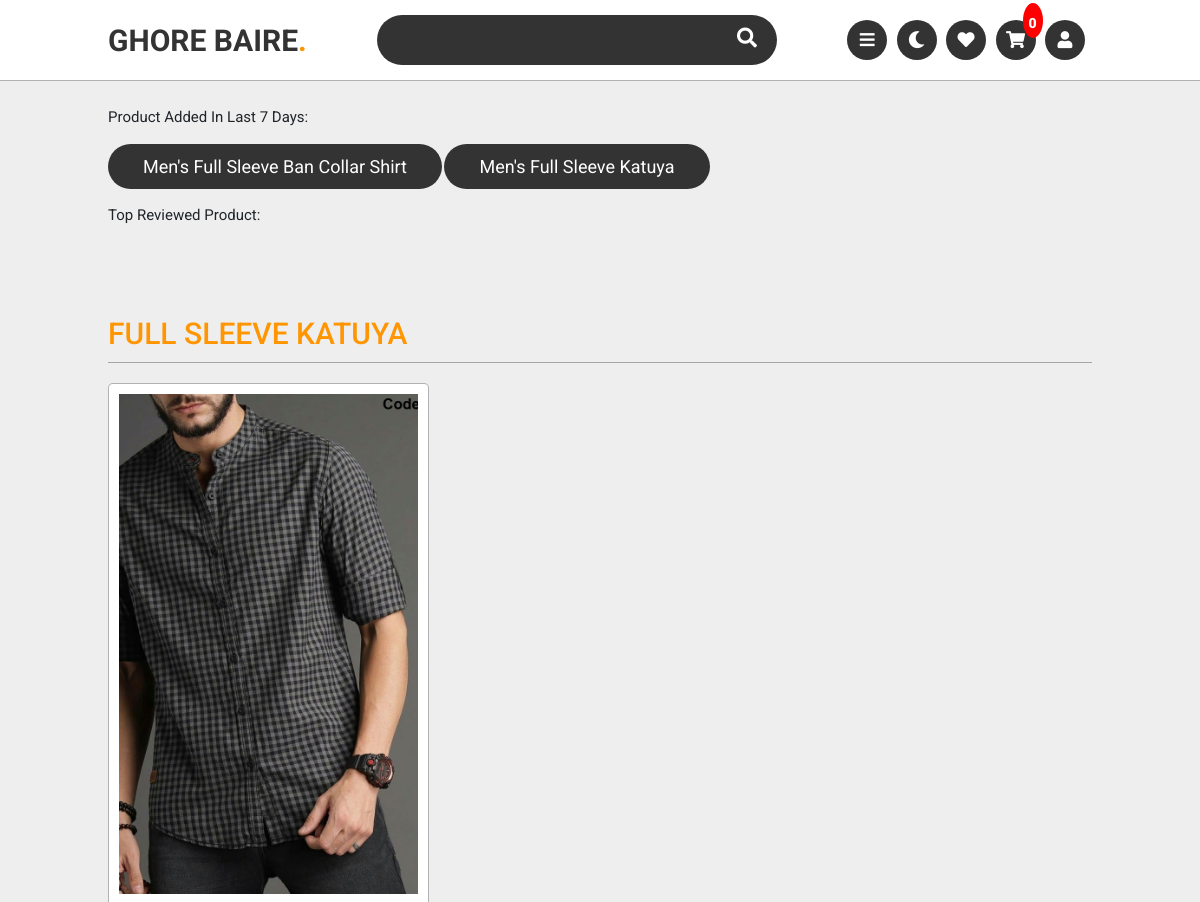
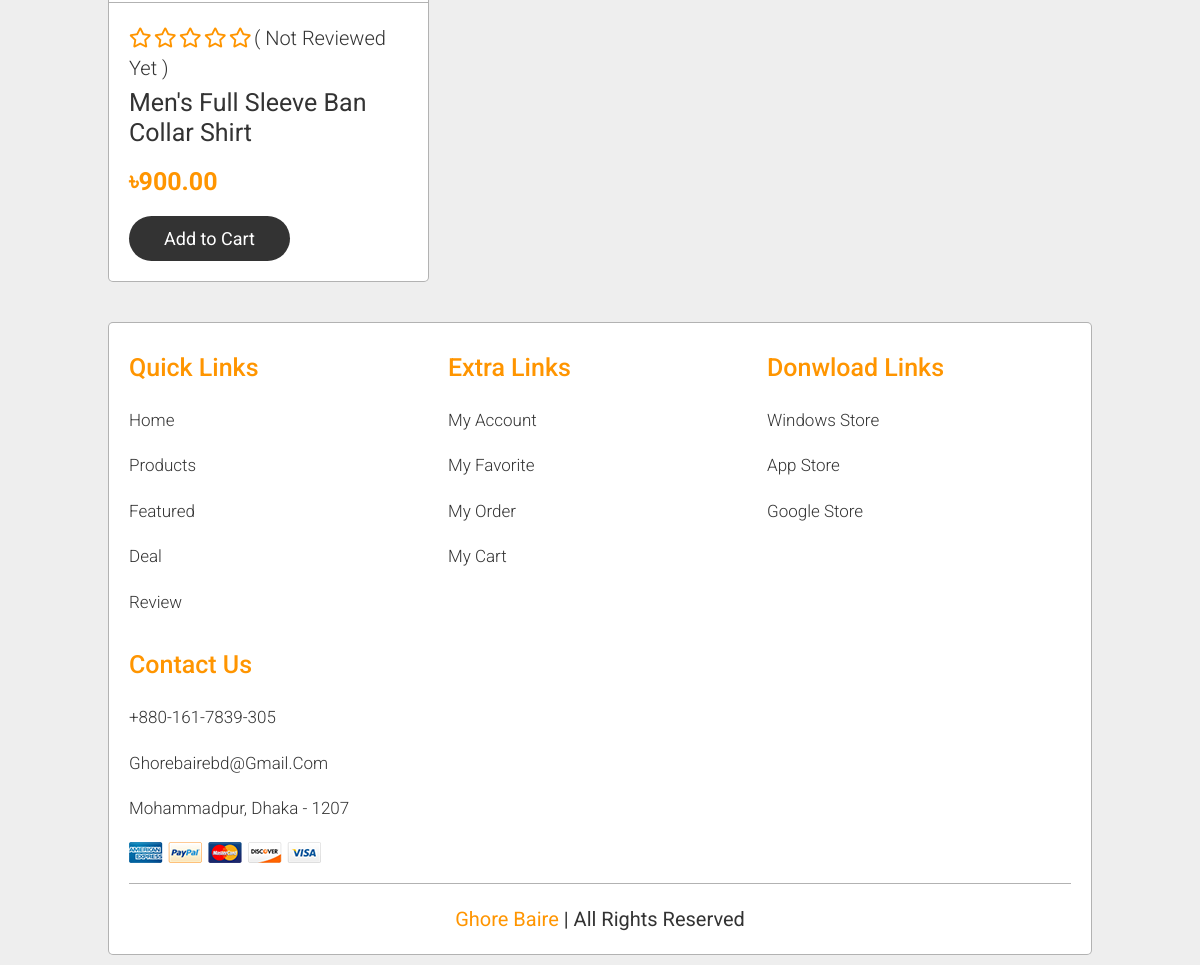
Screenshot of /products/ with the database file from the repository (2 pictures, top to bottom).
### store/models.py (models this page shows, shortened)
class Product(models.Model):
    FOR = (
        ('woman','Woman'),
        ('man', 'Man')
    )
    shopowner = models.ForeignKey(ShopOwner, null=True, on_delete= models.CASCADE)
    name = models.CharField(max_length=200,blank = True, null=True)
    price = models.FloatField(default=0,null=True)
    category = models.ManyToManyField(Category)
    description = models.CharField(max_length=2000, null=True,blank=True)
    date_created = models.DateTimeField(auto_now_add=True, null=True)
    quantity = models.CharField(max_length=100,blank = True, null=True)
    digital = models.BooleanField(default=False, null=True, blank=False)
    color = models.ManyToManyField(Color)
    size = models.ManyToManyField(Size)
    stock = models.IntegerField(default=0, null = True,blank = True)
    discount = models.IntegerField(default=0, null = True,blank = True)
    discount_amount = models.FloatField(default=0, null = True,blank = True)
    rate = models.FloatField(default=0, null = True,blank = True)
    featured = models.BooleanField(default=False,blank=True,null=True)
    c_for = models.CharField(max_length=200,blank=True, null=True,choices=FOR)

class Category(models.Model):
    name = models.CharField(max_length=200, null=True)

class ProductImages(models.Model):
    product =  models.ForeignKey(Product, null=True, on_delete= models.CASCADE)
    img = models.ImageField(default="product-pic.jpg",null = True,blank = True)

### store/views.py (the view)
# urls.py: path('products/',views.products,name="products"),
def products(request):
    if request.user.is_authenticated:
        customer = request.user.customer
        order, created = Order.objects.get_or_create(customer=customer, complete=False)
        cartItems = order.get_cart_items
    else:
        cookieData = cookieCart(request)
        cartItems = cookieData['cartItems']
        order = cookieData['order']
        items = cookieData['items']
    products = Product.objects.all().order_by('-discount_amount','-discount','rate','-stock','-date_created')
    categorys = Category.objects.all()
    for i in categorys:
        i.products = products.filter(category = i)
        for j in i.products:
            j.images = ProductImages.objects.filter(product = j)[:1]
            j.total_review = Review.objects.filter(product = j).count()
    product_week = Product.objects.filter(date_created__gt=(datetime.datetime.now()- timedelta(days=7))).order_by('-date_created')
    top_reviewed = Product.objects.all().order_by('-rate')
    context = {
        'categorys':categorys,
        'i.products':i.products,
        'j.images':j.images,
        'j.total_review':j.total_review,
        'top_reviewed':top_reviewed,
        'product_week':product_week,
        'cartItems':cartItems
        }
    return render(request, "store/products.html",context)

### store/utils.py (called while the page is built, shortened)
def cookieCart(request):
    try:
        cart = json.loads(request.COOKIES['cart'])
    except:
        cart = {}
    items = []
    order = {'get_cart_total':0, 'get_cart_items':0,'shipping':False}
    cartItems = order['get_cart_items']
    cartTotal = order['get_cart_total']
    return {"order":order,"items":items,"cartItems":cartItems,'cartTotal':cartTotal}

### store/templates/store/products.html (shortened to what this page needs)
{% extends 'main.html' %}
{% block main %}
<br>
<section>
    <div class="row">
        <div class="col-md-12">
          <p>Product added in last 7 days: </p>
          <div class="product_week" style="height: 50px; overflow: auto;">
            {% for i in product_week %}
            <a href="{% url 'store:product_view' i.id %}" class="btn1 btn-outline-info" style="margin-top: 5px;">{{i.name}}</a>
            {% endfor %}
          </div><br>
          <p>Top Reviewed Product: </p>
          <div class="top_reviewed" style="height: 50px; overflow: auto;">
          </div>
        </div>
    </div>
</section>
<section class="products" id="products">
    {% for i in categorys %}
    {% if i.products %}
    <a href="/{{i.products.c_for}}/{{i.id}}"><h1 class="heading">  <span> {{i.name}}</span> </h1></a>
<div class="swiper-container product-slider gap">
    <div class="swiper-wrapper" id="live-filter">
        {% for j in i.products %}
        <div class="swiper-slide">
            <div class="slide">
                <div class="image">
                    {% for k in j.images %}
                        <img src="{{ k.img.url }}" alt="">
                    {% endfor %}
                </div>
                <div class="content">
                    <div class="stars">
                        {% if j.rate <= 0 %}
                        <i class="far fa-star"></i>
                        <i class="far fa-star"></i>
                        <i class="far fa-star"></i>
                        <i class="far fa-star"></i>
                        <i class="far fa-star"></i>
                        {% elif j.rate <= 1 %}
                        <i class="fas fa-star"></i>
                        <i class="far fa-star"></i>
                        <i class="far fa-star"></i>
                        <i class="far fa-star"></i>
                        <i class="far fa-star"></i>
                        {% elif j.rate <= 2 %}
                        <i class="fas fa-star"></i>
                        <i class="fas fa-star"></i>
                        <i class="far fa-star"></i>
                        <i class="far fa-star"></i>
                        <i class="far fa-star"></i>
                        {% elif j.rate <= 3 %}
                        <i class="fas fa-star"></i>
                        <i class="fas fa-star"></i>
                        <i class="fas fa-star"></i>
                        <i class="far fa-star"></i>
                        <i class="far fa-star"></i>
                        {% elif j.rate <= 4 %}
                        <i class="fas fa-star"></i>
                        <i class="fas fa-star"></i>
                        <i class="fas fa-star"></i>
                        <i class="fas fa-star"></i>
                        <i class="far fa-star"></i>
                        {% else %}
                        <i class="fas fa-star"></i>
                        <i class="fas fa-star"></i>
                        <i class="fas fa-star"></i>
                        <i class="fas fa-star"></i>
                        <i class="fas fa-star"></i>
                        {% endif %}
                        <span>( {% if j.total_review == 0 %} Not reviewed yet {% else %} {{j.total_review}} reviews {% endif %} )</span>
                    </div>
                    <h3>{{j.name}}</h3>
                    <div class="price">&#2547;{{j.price|floatformat:2}}</div>
                    {% if j.stock <= 0 %}
                    <button class="btn1 btn-outline-danger btn-disabled">Add to Cart</button>
                    {% else %}
                    <button data-product={{j.id}} data-action="add" class="btn1 update-cart">Add to Cart</button>
                    {% endif %}
                </div>
            </div>
        </div>
        {% endfor %}
    </div>
</div>
{% endif %}
{% endfor %}
</section>
{% endblock %}

### static/css/style.css (style rules this page uses)
:root { --orange:#ff9500; --white-color:#fff; --black-color:#333; --light-color:rgba(0,0,0,.3); }
* { font-family: 'Roboto', sans-serif; margin:0; padding:0; box-sizing: border-box; outline: none; border:none; text-decoration: none; text-transform: capitalize; transition:.2s linear; }
html { font-size: 62.5%; overflow-x: hidden; scroll-padding-top: 7.5rem; scroll-behavior: smooth; }
body { background:#eee; }
section { padding:1rem 9%; }
.heading { padding:1rem 0; margin-bottom: 2rem; border-bottom: .1rem solid var(--light-color); font-size: 3rem; color:var(--black-color); text-transform: uppercase; }
.heading span { color:var(--orange); text-transform: uppercase; }
.btn1 { display: inline-block; margin-top: 1rem; border-radius: 5rem; background: var(--black-color); color:var(--white-color); font-size: 1.8rem; padding:.9rem 3.5rem; cursor: pointer; }
.products .product-slider .slide { overflow: hidden; position: relative; border:.1rem solid var(--light-color); border-radius: .5rem; background: var(--white-color); }
.products .product-slider .slide .image { padding:1rem; }
.products .product-slider .slide .image img { height: 50rem; width: 100%; object-fit: cover; }
.products .product-slider .slide .content { padding:2rem; border-top: .1rem solid var(--light-color); }
.products .product-slider .slide .content .stars i { font-size: 2rem; color:var(--orange); }
.products .product-slider .slide .content .stars span { font-size: 2rem; color:var(--black-color); font-weight: 300; }
.products .product-slider .slide .content h3 { color:var(--black-color); font-weight: normal; font-size: 2.5rem; padding:.5rem 0; }
.products .product-slider .slide .content .price { color:var(--orange); font-weight: bolder; font-size: 2.5rem; padding:.5rem 0; }
.products .gap { margin-bottom: 2rem; overflow: hidden; }

### store/templates/main.html (style rules this page uses)
.btn1 { display: inline-block; margin-top: 1rem; border-radius: 5rem; background: var(--black-color); color:var(--white-color); font-size: 1.8rem; padding:.9rem 3.5rem; cursor: pointer; }
p { font-size: 1.5em; }

### rows the page displays
Product: name "Men's Full Sleeve Ban Collar Shirt", rate 0 (drawn), shows "Not Reviewed Yet", price "900.00"
Product: name "Men's Full Sleeve Katuya"
Category: name "FULL SLEEVE KATUYA"
ProductImages: img (picture)

### other values shown
{{ cartItems }} "0"
